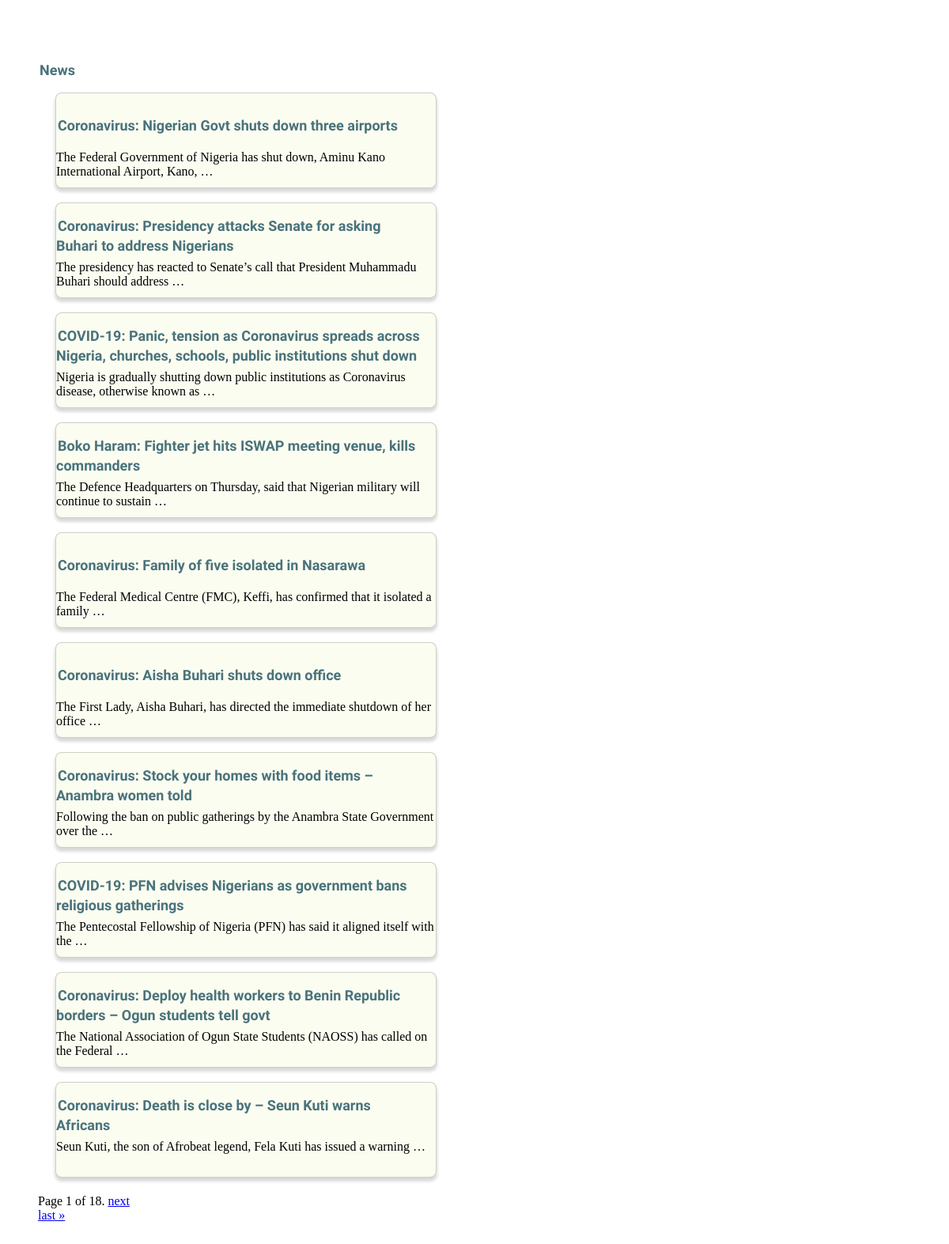
The app's page /, older data.
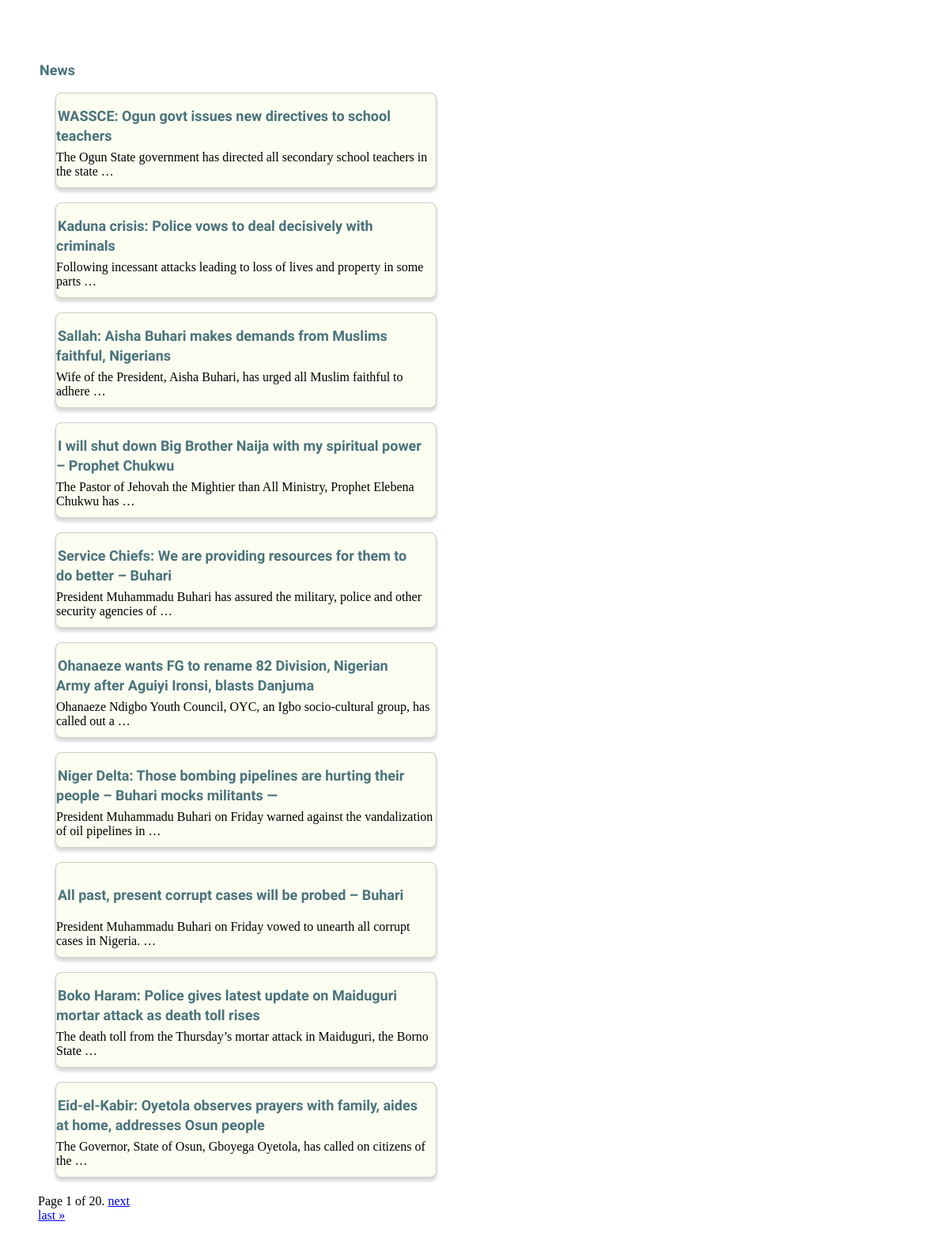
The same page, newer data.
### news/models.py (models this page shows, shortened)
class Headline(models.Model):
    title = models.CharField(max_length=200)
    contentt = RichTextField(blank=True, null=True)
    slug = models.SlugField(unique=True)

### news/views.py (the view)
# urls.py: 2. Add a URL to urlpatterns:  path('', views.home, name='home')
def home(request):
    headlines_list = Headline.objects.all().order_by('-id')
    paginator = Paginator(headlines_list, 10)
    page = request.GET.get('page')
    try:
        headlines = paginator.page(page)
    except PageNotAnInteger:
        headlines = paginator.page(1)
    except EmptyPage:
        headlines = paginator.page(paginator.num_pages)
    context = {
        'object_list': headlines,
    }
    return render(request, "home.html", context)

### templates/home.html (shortened to what this page needs)
{% load el_pagination_tags %}
<!DOCTYPE html>
<html>
<head>
     <link rel="stylesheet" href="https://use.fontawesome.com/releases/v5.8.2/css/all.css"
>
</head>
<body>
 <h1>News</h1>
    {% for object in object_list %}
    <div class="animated animatedFadeInUp fadeInUp">
        <div class="cardd">
            <h1><a class="werr" href="{% url 'details' object.slug %}">{{ object.title }}</a></h1>
            <br>
            <br>
            <br>
            <br>
            {{ object.contentt|safe|truncatewords:"13" }}
        </div>
    </div>
        <br>
  {% endfor %}
 <br>  <br>   <br>  <br>
<div class="pontainer ">
    <span class="step-links">
        <span class="current">
            Page {{ object_list.number }} of {{ object_list.paginator.num_pages }}.
        </span>
        {% if object_list.has_next %}
            <a href="?page={{ object_list.next_page_number }}">next</a>
            <br>
            <a href="?page={{ object_list.paginator.num_pages }}">last &raquo;</a>
        {% endif %}
    </span>
</div>
</body>
</html>

Row changes from the older to the newer data that the page shows:
no longer on this page (row unchanged): Headline: title "Coronavirus: Nigerian Govt shuts down three airports", contentt "The Federal Government of Nigeria has shut down, Aminu Kano International Airport, Kano, …"
no longer on this page (row unchanged): Headline: title "Coronavirus: Presidency attacks Senate for asking Buhari to address Nigerians", contentt "The presidency has reacted to Senate’s call that President Muhammadu Buhari should address …"
no longer on this page (row unchanged): Headline: title "COVID-19: Panic, tension as Coronavirus spreads across Nigeria, churches, schools, public institutions shut down", contentt "Nigeria is gradually shutting down public institutions as Coronavirus disease, otherwise known as …"
no longer on this page (row unchanged): Headline: title "Boko Haram: Fighter jet hits ISWAP meeting venue, kills commanders", contentt "The Defence Headquarters on Thursday, said that Nigerian military will continue to sustain …"
no longer on this page (row unchanged): Headline: title "Coronavirus: Family of five isolated in Nasarawa", contentt "The Federal Medical Centre (FMC), Keffi, has confirmed that it isolated a family …"
no longer on this page (row unchanged): Headline: title "Coronavirus: Aisha Buhari shuts down office", contentt "The First Lady, Aisha Buhari, has directed the immediate shutdown of her office …"
no longer on this page (row unchanged): Headline: title "Coronavirus: Stock your homes with food items – Anambra women told", contentt "Following the ban on public gatherings by the Anambra State Government over the …"
no longer on this page (row unchanged): Headline: title "COVID-19: PFN advises Nigerians as government bans religious gatherings", contentt "The Pentecostal Fellowship of Nigeria (PFN) has said it aligned itself with the …"
no longer on this page (row unchanged): Headline: title "Coronavirus: Deploy health workers to Benin Republic borders – Ogun students tell govt", contentt "The National Association of Ogun State Students (NAOSS) has called on the Federal …"
no longer on this page (row unchanged): Headline: title "Coronavirus: Death is close by – Seun Kuti warns Africans", contentt "Seun Kuti, the son of Afrobeat legend, Fela Kuti has issued a warning …"
added Headline: title "WASSCE: Ogun govt issues new directives to school teachers", contentt "The Ogun State government has directed all secondary school teachers in the state …"
added Headline: title "Kaduna crisis: Police vows to deal decisively with criminals", contentt "Following incessant attacks leading to loss of lives and property in some parts …"
added Headline: title "Sallah: Aisha Buhari makes demands from Muslims faithful, Nigerians", contentt "Wife of the President, Aisha Buhari, has urged all Muslim faithful to adhere …"
added Headline: title "I will shut down Big Brother Naija with my spiritual power – Prophet Chukwu", contentt "The Pastor of Jehovah the Mightier than All Ministry, Prophet Elebena Chukwu has …"
added Headline: title "Service Chiefs: We are providing resources for them to do better – Buhari", contentt "President Muhammadu Buhari has assured the military, police and other security agencies of …"
added Headline: title "Ohanaeze wants FG to rename 82 Division, Nigerian Army after Aguiyi Ironsi, blasts Danjuma", contentt "Ohanaeze Ndigbo Youth Council, OYC, an Igbo socio-cultural group, has called out a …"
added Headline: title "Niger Delta: Those bombing pipelines are hurting their people – Buhari mocks militants —", contentt "President Muhammadu Buhari on Friday warned against the vandalization of oil pipelines in …"
added Headline: title "All past, present corrupt cases will be probed – Buhari", contentt "President Muhammadu Buhari on Friday vowed to unearth all corrupt cases in Nigeria. …"
added Headline: title "Boko Haram: Police gives latest update on Maiduguri mortar attack as death toll rises", contentt "The death toll from the Thursday’s mortar attack in Maiduguri, the Borno State …"
added Headline: title "Eid-el-Kabir: Oyetola observes prayers with family, aides at home, addresses Osun people", contentt "The Governor, State of Osun, Gboyega Oyetola, has called on citizens of the …"
Text that changed along with them:
{{ object_list.paginator.num_pages }}: "18" → "20"
